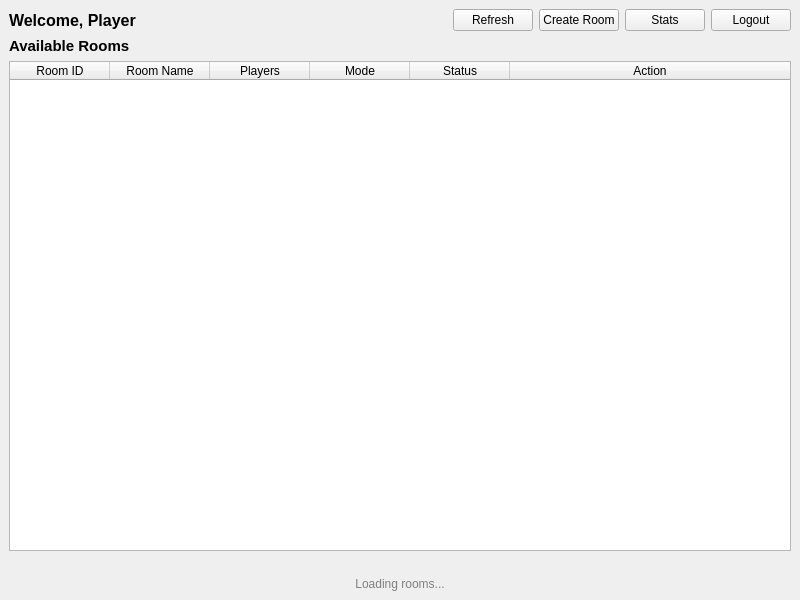
<?xml version="1.0" encoding="UTF-8"?>
<ui version="4.0">
 <class>LobbyWindow</class>
 <widget class="QMainWindow" name="LobbyWindow">
  <property name="geometry">
   <rect>
    <x>0</x>
    <y>0</y>
    <width>800</width>
    <height>600</height>
   </rect>
  </property>
  <property name="windowTitle">
   <string>Quiz Game - Lobby</string>
  </property>
  <widget class="QWidget" name="centralwidget">
   <layout class="QVBoxLayout" name="verticalLayout">
    <item>
     <layout class="QHBoxLayout" name="horizontalLayout_top">
      <item>
       <widget class="QLabel" name="lblUserInfo">
        <property name="text">
         <string>Welcome, Player</string>
        </property>
        <property name="font">
         <font>
          <pointsize>12</pointsize>
          <weight>75</weight>
          <bold>true</bold>
         </font>
        </property>
       </widget>
      </item>
      <item>
       <spacer name="horizontalSpacer">
        <property name="orientation">
         <enum>Qt::Horizontal</enum>
        </property>
        <property name="sizeHint" stdset="0">
         <size>
          <width>40</width>
          <height>20</height>
         </size>
        </property>
       </spacer>
      </item>
      <item>
       <widget class="QPushButton" name="btnRefresh">
        <property name="text">
         <string>Refresh</string>
        </property>
        <property name="minimumWidth">
         <number>80</number>
        </property>
       </widget>
      </item>
      <item>
       <widget class="QPushButton" name="btnCreateRoom">
        <property name="text">
         <string>Create Room</string>
        </property>
        <property name="minimumWidth">
         <number>100</number>
        </property>
       </widget>
      </item>
      <item>
       <widget class="QPushButton" name="btnStats">
        <property name="text">
         <string>Stats</string>
        </property>
        <property name="minimumWidth">
         <number>80</number>
        </property>
       </widget>
      </item>
      <item>
       <widget class="QPushButton" name="btnLogout">
        <property name="text">
         <string>Logout</string>
        </property>
        <property name="minimumWidth">
         <number>80</number>
        </property>
       </widget>
      </item>
     </layout>
    </item>
    <item>
     <widget class="QLabel" name="lblRoomListTitle">
      <property name="text">
       <string>Available Rooms</string>
      </property>
      <property name="font">
       <font>
        <pointsize>11</pointsize>
        <weight>75</weight>
        <bold>true</bold>
       </font>
      </property>
     </widget>
    </item>
    <item>
     <widget class="QTableWidget" name="tblRooms">
      <property name="selectionBehavior">
       <enum>QAbstractItemView::SelectRows</enum>
      </property>
      <property name="selectionMode">
       <enum>QAbstractItemView::SingleSelection</enum>
      </property>
      <property name="columnCount">
       <number>6</number>
      </property>
      <attribute name="horizontalHeaderStretchLastSection">
       <bool>true</bool>
      </attribute>
      <column>
       <property name="text">
        <string>Room ID</string>
       </property>
      </column>
      <column>
       <property name="text">
        <string>Room Name</string>
       </property>
      </column>
      <column>
       <property name="text">
        <string>Players</string>
       </property>
      </column>
      <column>
       <property name="text">
        <string>Mode</string>
       </property>
      </column>
      <column>
       <property name="text">
        <string>Status</string>
       </property>
      </column>
      <column>
       <property name="text">
        <string>Action</string>
       </property>
      </column>
     </widget>
    </item>
    <item>
     <widget class="QLabel" name="lblError">
      <property name="text">
       <string></string>
      </property>
      <property name="styleSheet">
       <string>color: red;</string>
      </property>
     </widget>
    </item>
    <item>
     <widget class="QLabel" name="lblStatus">
      <property name="text">
       <string>Loading rooms...</string>
      </property>
      <property name="styleSheet">
       <string>color: gray;</string>
      </property>
      <property name="alignment">
       <set>Qt::AlignCenter</set>
      </property>
     </widget>
    </item>
   </layout>
  </widget>
 </widget>
 <resources/>
 <connections/>
</ui>
